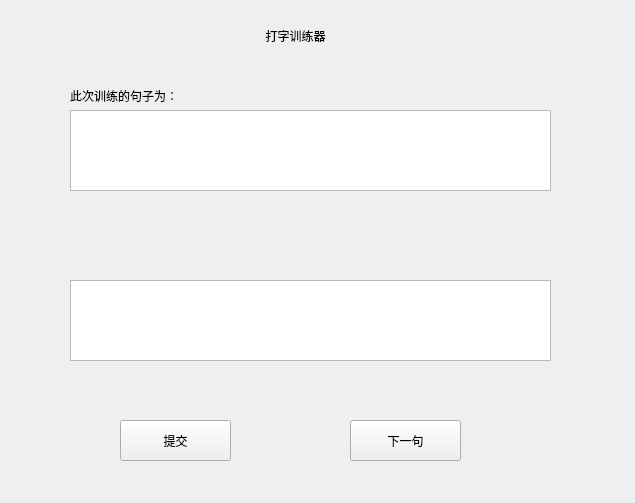
<?xml version="1.0" encoding="UTF-8"?>
<ui version="4.0">
 <class>Form</class>
 <widget class="QWidget" name="Form">
  <property name="geometry">
   <rect>
    <x>0</x>
    <y>0</y>
    <width>635</width>
    <height>503</height>
   </rect>
  </property>
  <property name="windowTitle">
   <string>打字训练器</string>
  </property>
  <widget class="QLabel" name="label_title">
   <property name="geometry">
    <rect>
     <x>140</x>
     <y>10</y>
     <width>311</width>
     <height>51</height>
    </rect>
   </property>
   <property name="styleSheet">
    <string notr="true">font: 25pt &quot;方正小标宋简体&quot;;
color: rgb(0, 0, 0);</string>
   </property>
   <property name="text">
    <string>打字训练器</string>
   </property>
   <property name="textFormat">
    <enum>Qt::AutoText</enum>
   </property>
   <property name="scaledContents">
    <bool>false</bool>
   </property>
   <property name="alignment">
    <set>Qt::AlignCenter</set>
   </property>
   <property name="wordWrap">
    <bool>false</bool>
   </property>
  </widget>
  <widget class="QTextEdit" name="textEdit_2">
   <property name="geometry">
    <rect>
     <x>70</x>
     <y>280</y>
     <width>481</width>
     <height>81</height>
    </rect>
   </property>
  </widget>
  <widget class="QPushButton" name="Button_left">
   <property name="geometry">
    <rect>
     <x>120</x>
     <y>420</y>
     <width>111</width>
     <height>41</height>
    </rect>
   </property>
   <property name="text">
    <string>提交</string>
   </property>
  </widget>
  <widget class="QPushButton" name="Button_right">
   <property name="geometry">
    <rect>
     <x>350</x>
     <y>420</y>
     <width>111</width>
     <height>41</height>
    </rect>
   </property>
   <property name="text">
    <string>下一句</string>
   </property>
  </widget>
  <widget class="QLabel" name="label_1_left">
   <property name="geometry">
    <rect>
     <x>70</x>
     <y>80</y>
     <width>271</width>
     <height>31</height>
    </rect>
   </property>
   <property name="styleSheet">
    <string notr="true">font: 11pt &quot;方正小标宋简体&quot;;</string>
   </property>
   <property name="text">
    <string>此次训练的句子为：</string>
   </property>
  </widget>
  <widget class="QTextBrowser" name="textBrowser">
   <property name="geometry">
    <rect>
     <x>70</x>
     <y>110</y>
     <width>481</width>
     <height>81</height>
    </rect>
   </property>
  </widget>
  <widget class="QLabel" name="label_2_left">
   <property name="geometry">
    <rect>
     <x>70</x>
     <y>240</y>
     <width>501</width>
     <height>31</height>
    </rect>
   </property>
   <property name="styleSheet">
    <string notr="true">color: rgb(255, 0, 0);
font: 11pt &quot;方正小标宋简体&quot;;</string>
   </property>
   <property name="text">
    <string/>
   </property>
  </widget>
 </widget>
 <resources/>
 <connections/>
</ui>
